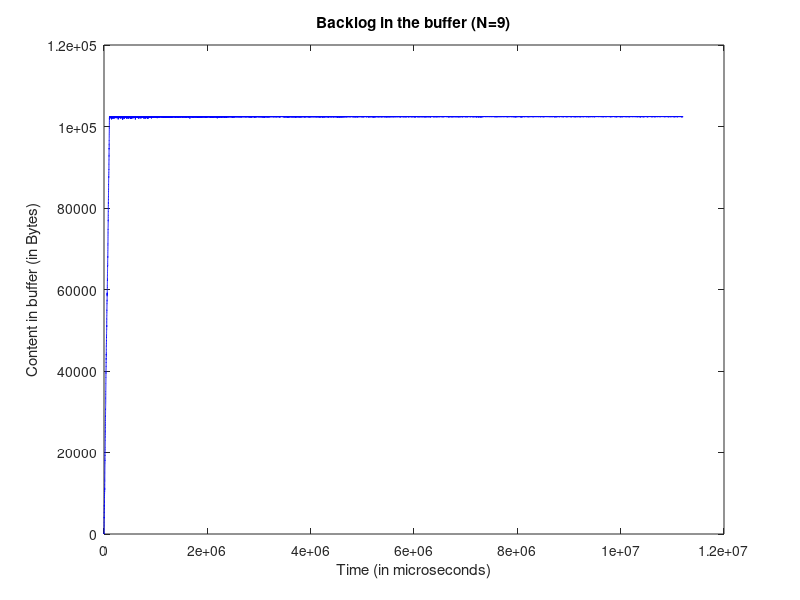

Reproduce this figure in MATLAB. (Note: a time limit stopped this script after it produced the figure.)
clc; clear all;

[time_p2, packetsize_p2, bufferSize, noToken] = textread('ps_n9.txt', '%f %f %f %f');

i=1;
time2(i)=0;
buffer(i)=bufferSize(i);
%disp(buffer(i));

i=2;
while i<=length(packetsize_p2)
    time2(i)=time2(i-1)+time_p2(i);
    buffer(i)=bufferSize(i);

    %disp(buffer(i));
    i=i+1;
end

%time2/1e6;
fig1 = figure(1);
plot(time2,buffer,'-b');
title('Backlog in the buffer (N=9)');
xlabel('Time (in microseconds)');
ylabel('Content in buffer (in Bytes)');
%ylim([-1,200]);
%xlim([0,5.4e6]);
%legend 
%legend('Backlog in the buffer (N=1)','Location','northeast');

set(figure(1),'OuterPosition',[1 1 1060 664]);
saveas(figure(1),'plot_n9_backlog','png');


[packet_no_p, time_p, packetsize_p] = textread('generator_n9.txt', '%f %f %f');
figure(1);
i=1;
time1(i)=0;
arrival(i)=packetsize_p(i);
i=2;
while i<=length(packet_no_p)
    time1(i)=time1(i-1)+time_p(i);
    arrival(i) = arrival(i-1)+packetsize_p(i);
    i=i+1;
end

[packet_no_p3, time_p3, packetsize_p3] = textread('sink_n9.txt', '%f %f %f');
i=1;
time3(i)=0;
arrival3(i)=packetsize_p3(i);
i=2;
while i<=length(packetsize_p3)
    time3(i)=time3(i-1)+time_p3(i);
    arrival3(i)=arrival3(i-1)+packetsize_p3(i);
    i=i+1;
end

waiting_time = zeros(1,length(packetsize_p3)); 
i=1;
while i<=length(packetsize_p3)
    j=i;
    while (((buffer(i) + packetsize_p2(i)) > 102400) && j< length(packetsize_p3) )
        j = j+1;
    end
    waiting_time(i) = time3(i) - time1(j); %microseconds!!!
    if waiting_time(i) < 0
        waiting_time(i) = 0;
    end
    i = i+1;
end

fig2=figure(2);
plot(time3,waiting_time,'-b');
title('Waiting time (N=9)');
xlabel('Time (in microseconds)');
ylabel('Waiting time (in microseconds)');
%ylim([-1,200]);
%xlim([0,5.4e6]);
%legend 
%legend('Backlog in the buffer (N=1)','Location','northeast');

set(fig2,'OuterPosition',[1 1 1060 664]);
saveas(fig2,'plot_n9_waitingtime','png');


discard_p = zeros(1, length(packetsize_p3));
i=1;
while i<=length(packetsize_p3)
    if ((buffer(i) + packetsize_p2(i)) > 102400)
        discard_p(i) = 1;
    end
    i=i+1;
end

fig3=figure(3);
plot(time3,cumsum(discard_p),'-b');
title('Number of Discarded packets (N=9)');
xlabel('Time (in microseconds)');
ylabel('Total discarded packets');
%ylim([-1,200]);
%xlim([0,5.4e6]);
%legend 
%legend('Backlog in the buffer (N=1)','Location','northeast');

set(fig3,'OuterPosition',[1 1 1060 664]);
saveas(fig3,'plot_n9_discard','png');
